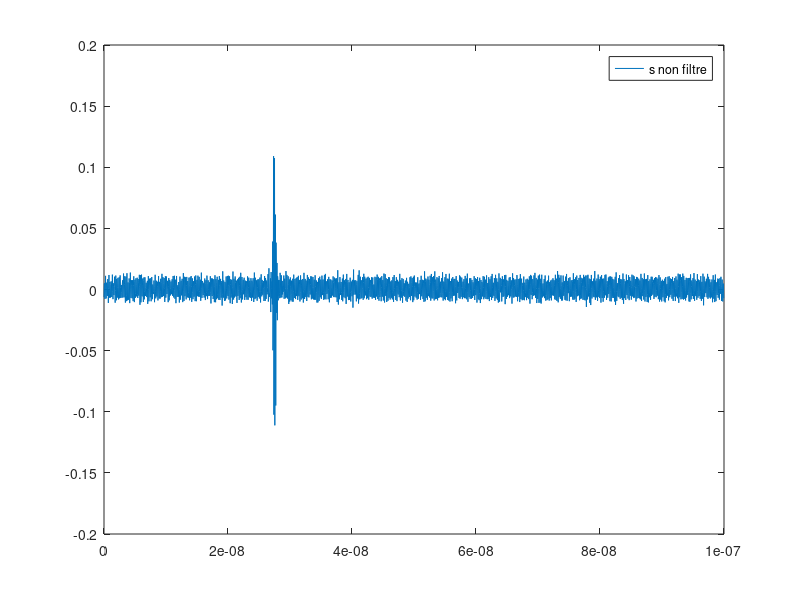
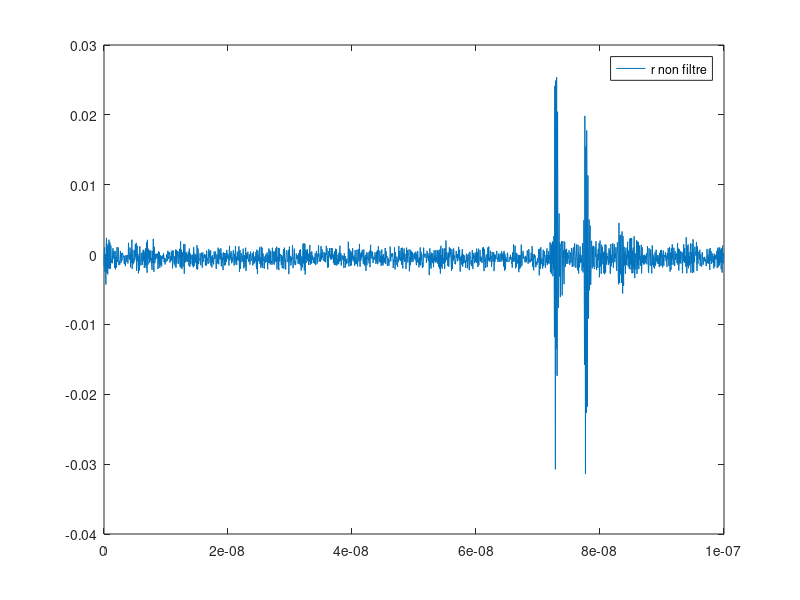

Here is the MATLAB script that generated these plots, in order: (Note: this script raises an error after producing the figures.)
%x = load('P2_cal.tsv');
close all;
load('Config0Try4') %load data from lab
fs = 20e9; % sample frequency used in lab
t = linspace(0 , 20000*1/fs , 20000); %retrieving time scale

% cutting the signal 
l = length(t);
l = l/10; 
t = t(1:l); 
s = Waves(1:l,1)'; % sended signal
r = Waves(1:l,3)'; % recieved signal



figure 
plot(t , s);
legend('s non filtre');

figure 
plot(t , r);
legend('r non filtre');

% Filter the signals 
 cutoff_low = 2*pi*1e9*2.5/(fs);
 cutoff_high = 2*pi*1e9*0.4/(fs);
 [b1,a1] = butter(20,cutoff_low,'low');
 [b2,a2] = butter(20,cutoff_high,'high');
% s = filtfilt(b2,a2,filtfilt(b1,a1,s));
 r = filtfilt(b2,a2,filtfilt(b1,a1,r));


delay = findDelay( r , s , fs); % do correlation in order to find the delay the sended and the recieved impulse
sigdelay = real(ifft(delaySig(r , delay , fs))); % delaying the recieved signal to align the sended and the recieved one 

figure; 
plot(t , s );
legend('sended with filter')

figure;
plot(t , r);
legend('recieved with filter');

figure;
plot(t , r , t , sigdelay);
legend( 'r' , 'sigdelay');
A = findA( t , s , sigdelay); % optimisation to retrieve the replica (s-A*sigdelay)

sr = s- A*sigdelay; % replica
figure;
plot( t , s ,  t  , A*sigdelay , t  , s - A*sigdelay );
legend('s ' ,  'A*sigdelay' , 's-A*sigdelay' );

figure;
plot(t , s-A*sigdelay);
legend('repliques');




